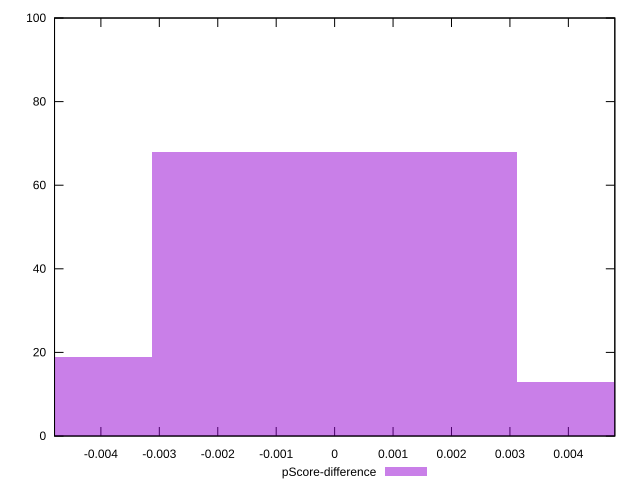

This chart was generated by the following gnuplot code:
reset

$pScoreDifference <<EOF
0 68
0.0062410412107165416 13
-0.0062410412107165416 19
EOF

set key outside below
set boxwidth 0.0062410412107165416
set xrange [-0.004793418361185187:0.004795171941349798]
set yrange [0:100]
set trange [0:100]
set style fill transparent solid 0.5 noborder
set terminal svg size 640, 490 enhanced background rgb 'white'
set output "reports/report_00028_2021-02-24T12-49-42.674Z/first-cpu-idle/samples/astro/pScore-difference/histogram.svg"

plot $pScoreDifference title "pScore-difference" with boxes

reset
